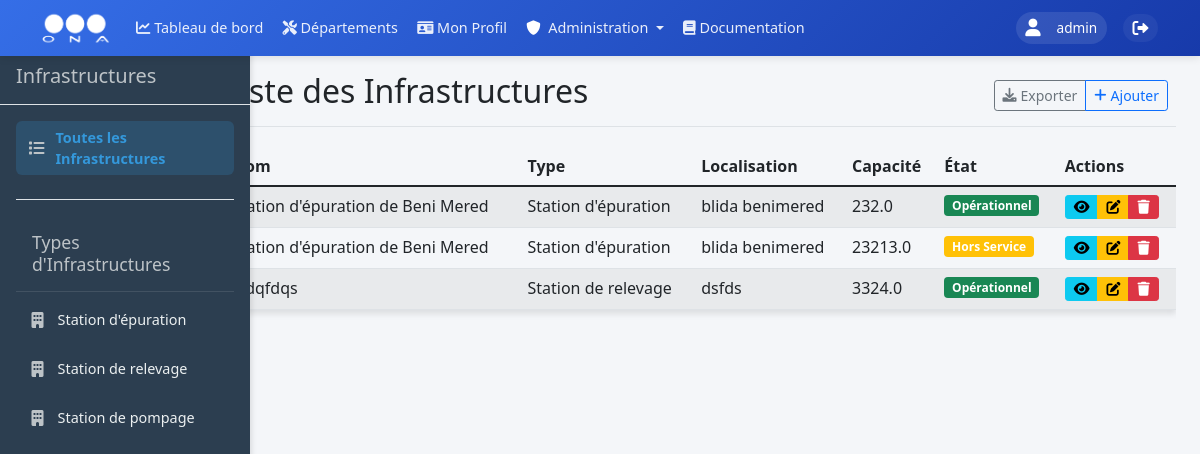
/departement/exploitation/infrastructures/ (signed in), run on an earlier commit of the app's database.
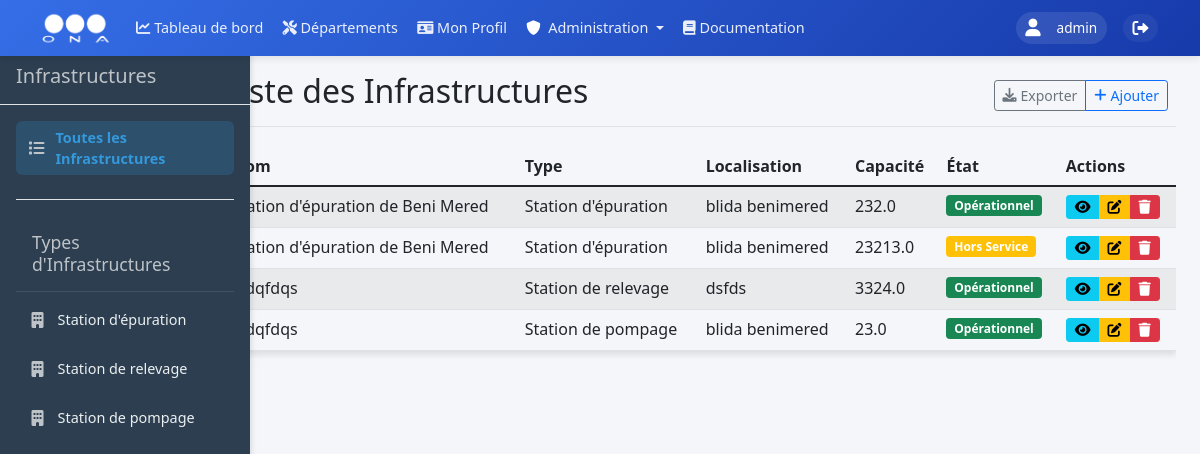
And on a later commit of the database.
### models.py (models this page shows, shortened)
class Infrastructure(db.Model):
    __tablename__ = 'infrastructures'
    id = db.Column(db.Integer, primary_key=True)
    nom = db.Column(db.String(200), nullable=False, index=True)
    type = db.Column(db.String(100), nullable=False, index=True)
    localisation = db.Column(db.String(200), nullable=False)
    capacite = db.Column(db.Float, nullable=False)
    etat = db.Column(db.String(50), nullable=False, default='Opérationnel', index=True)
    epuration_type = db.Column(db.String(100), nullable=True, index=True)
    infrastructure_files = db.relationship('InfrastructureFile', back_populates='infrastructure', lazy='dynamic', cascade='all, delete-orphan')
    created_at = db.Column(db.DateTime, default=datetime.utcnow, index=True)
    updated_at = db.Column(db.DateTime, default=datetime.utcnow, onupdate=datetime.utcnow, index=True)

### routes/infrastructures.py (the view)
@infrastructures_bp.route('/')
@login_required
@permission_required(Permission.VIEW_INFRASTRUCTURES)
def liste_infrastructures():
    infrastructures = Infrastructure.query.all()
    infrastructure_types = ["Station d'épuration", "Station de relevage", "Station de pompage"]
    return render_template(
        'departement/exploitation/infrastructures/liste_infrastructures.html',
        infrastructures=infrastructures,
        infrastructure_types=infrastructure_types
    )

### app.py (called while the page is built)
@login_manager.user_loader
def load_user(user_id):
    return db.session.get(User, int(user_id))

### utils/permissions.py (called while the page is built)
def permission_required(permission):
    def decorator(f):
        @wraps(f)
        @login_required
        def decorated_function(*args, **kwargs):
            if not PermissionManager.has_permission(current_user.role, permission):
                flash('Vous n\'avez pas la permission d\'effectuer cette action.', 'danger')
                return redirect('main_dashboard.dashboard')  # Redirect to dashboard
            return f(*args, **kwargs)
        return decorated_function
    return decorator

    @classmethod
    def get_role_permissions(cls, role: str) -> Set[str]:
        return cls._ROLE_PERMISSIONS.get(role, set())

    @classmethod
    def has_permission(cls, role: str, permission: str) -> bool:
        return permission in cls.get_role_permissions(role)

### templates/departement/exploitation/infrastructures/liste_infrastructures.html (shortened to what the changed rows need)
{% extends "base/base.html" %}
{% block content %}
<div class="container-fluid">
    <div class="row">
        <nav id="sidebar" class="col-md-3 col-lg-2 d-md-block bg-light sidebar">
            <div class="position-sticky">
                <ul class="nav flex-column">
                    {% for type in infrastructure_types %}
                    <li class="nav-item">
                        <a class="nav-link" href="#" data-filter="{{ type }}">
                            <i class="fas fa-building me-2"></i>{{ type }}
                        </a>
                    </li>
                    {% endfor %}
                </ul>
            </div>
        </nav>
        <main class="col-md-9 ms-sm-auto col-lg-10 px-md-4">
            <div class="d-flex justify-content-between flex-wrap flex-md-nowrap align-items-center pt-3 pb-2 mb-3 border-bottom">
                <h1 class="h2">Liste des Infrastructures</h1>
            </div>
            <div class="table-responsive">
                {% if infrastructures %}
                <table class="table table-striped table-hover" id="infrastructuresTable">
                    <thead>
                        <tr>
                            <th>Nom</th>
                            <th>Type</th>
                            <th>Localisation</th>
                            <th>Capacité</th>
                            <th>État</th>
                            <th>Actions</th>
                        </tr>
                    </thead>
                    <tbody>
                        {% for infrastructure in infrastructures %}
                        <tr data-type="{{ infrastructure.type }}">
                            <td>{{ infrastructure.nom }}</td>
                            <td>{{ infrastructure.type }}</td>
                            <td>{{ infrastructure.localisation }}</td>
                            <td>{{ infrastructure.capacite }}</td>
                            <td>
                                <span class="badge {% if infrastructure.etat == 'Opérationnel' %}bg-success{% else %}bg-warning{% endif %}">
                                    {{ infrastructure.etat }}
                                </span>
                            </td>
                            <td>
                                <div class="btn-group btn-group-sm" role="group">
                                    <button type="button" class="btn btn-info view-infrastructure" title="Détails" data-infrastructure-id="{{ infrastructure.id }}">
                                        <i class="fas fa-eye"></i>
                                    </button>
                                    <button type="button" class="btn btn-warning edit-infrastructure" title="Modifier" data-infrastructure-id="{{ infrastructure.id }}">
                                        <i class="fas fa-edit"></i>
                                    </button>
                                    <button type="button" class="btn btn-danger" title="Supprimer">
                                        <i class="fas fa-trash"></i>
                                    </button>
                                </div>
                            </td>
                        </tr>
                        {% endfor %}
                    </tbody>
                </table>
                {% endif %}
            </div>
        </main>
    </div>
</div>
{% endblock %}

What changed in the data, as far as the page shows it:
added Infrastructure: nom "sfdqfdqs", type "Station de pompage", localisation "blida benimered", capacite "23.0", etat "Opérationnel"
